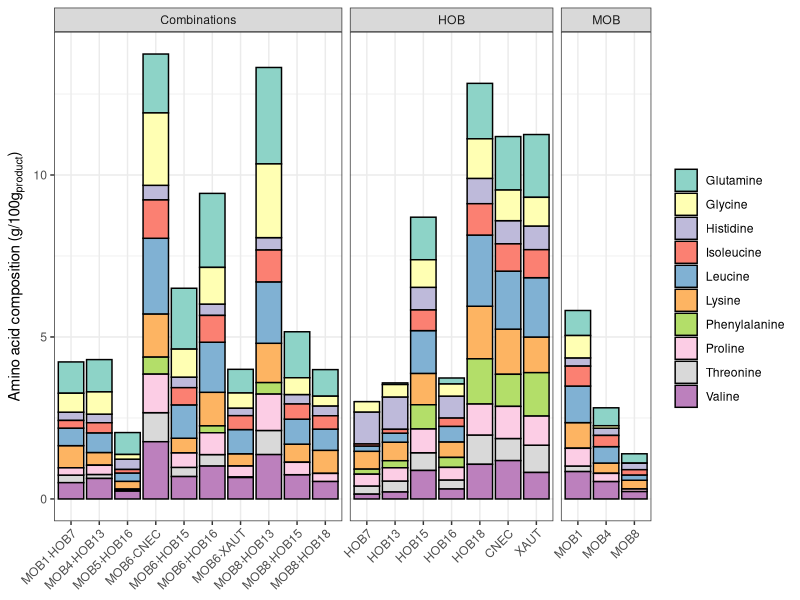
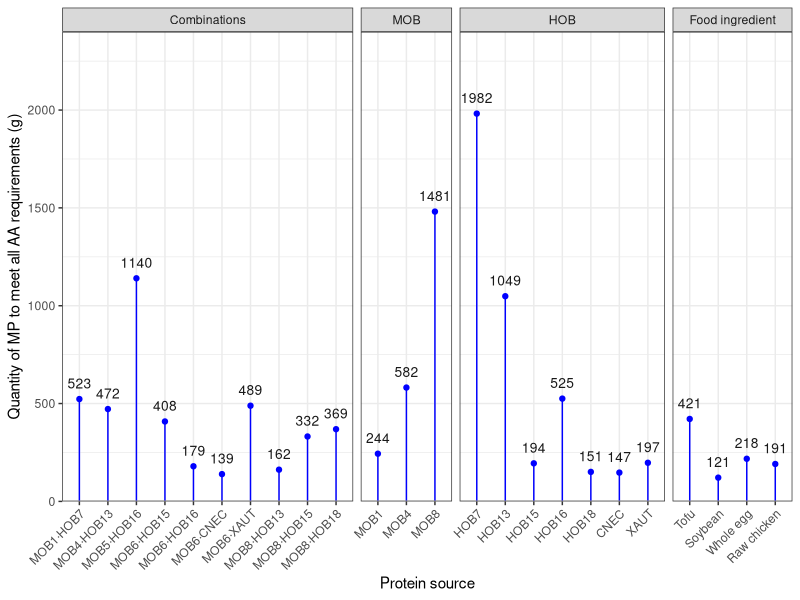
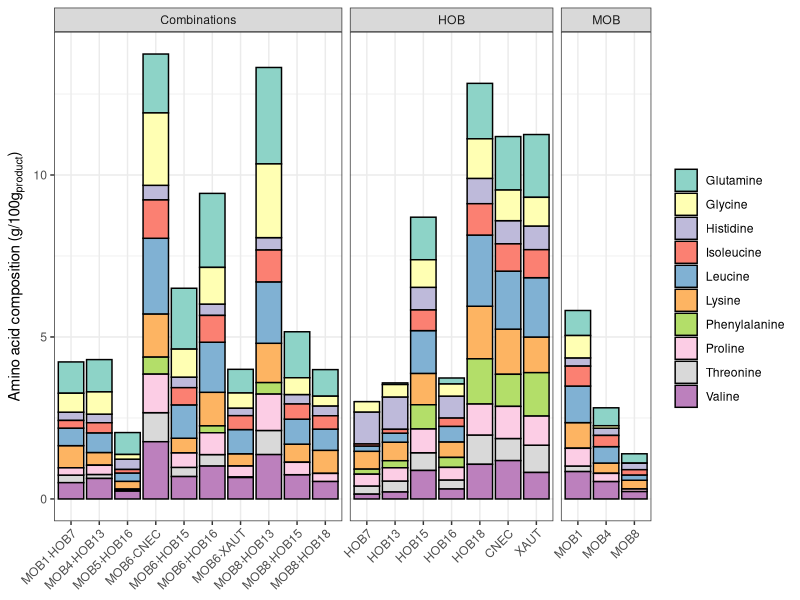
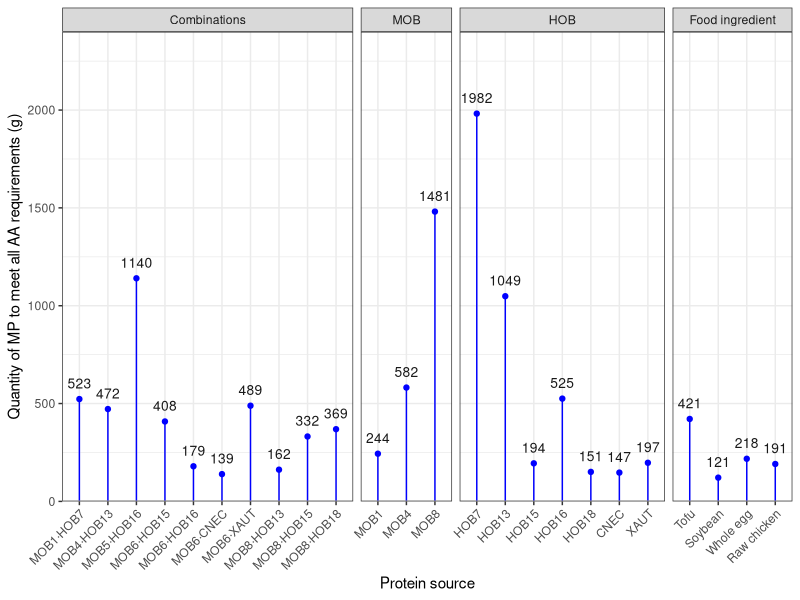

The R source for these figures, in order:
#### Load required packages ----------------------------------------------------
library(tidyverse)
library(readxl)
#### Load required data --------------------------------------------------------
fig4dat <- read_xlsx(path="source_files/Amino_acids.xlsx",sheet="fig4_for_R")
fig5dat <- read_xlsx(path="source_files/Amino_acids.xlsx",sheet="fig5_for_R")
#### Data wrangling ------------------------------------------------------------
fig4dat.long <- fig4dat %>% pivot_longer(cols = `MOB1·HOB7`:XAUT)
fig4dat.long$comborpure <- "Combinations"
fig4dat.long$comborpure[!(grepl("HOB",fig4dat.long$name)|
                            grepl("CNEC",fig4dat.long$name)|
                            grepl("XAUT",fig4dat.long$name))] <- "MOB"

fig4dat.long$comborpure[(!grepl("MOB",fig4dat.long$name)|
                           grepl("CNEC",fig4dat.long$name)|
                           grepl("XAUT",fig4dat.long$name))] <- "HOB"
fig4dat.long$comborpure[fig4dat.long$name=="MOB6·CNEC"|
                          fig4dat.long$name=="MOB6·XAUT"] <- "Combinations"
fig4dat.long$name <- factor(fig4dat.long$name, levels=c("HOB7","HOB13","HOB15",
                                                        "HOB16","HOB18",
                                                        "CNEC","XAUT","MOB1","MOB4","MOB8",
                                                        "MOB1·HOB7","MOB4·HOB13","MOB5·HOB16",
                                                        "MOB6·CNEC","MOB6·HOB15","MOB6·HOB16",
                                                        "MOB6·XAUT","MOB8·HOB13","MOB8·HOB15",
                                                        "MOB8·HOB18"))
fig5dat$Category[fig5dat$Category=="Foodstuff"] <- "Food ingredient"
fig5dat$Category <- factor(fig5dat$Category, levels=c("Combinations","MOB",
                                                      "HOB","Food ingredient"))
fig5dat$`Protein source`[fig5dat$`Protein source`=="Tofu from soybean"] <- "Tofu"

fig5dat$`Protein source` <- factor(fig5dat$`Protein source`,
                                   levels=c("MOB1·HOB7","MOB4·HOB13",
                                            "MOB5·HOB16","MOB6·HOB15",
                                            "MOB6·HOB16","MOB6·CNEC",
                                            "MOB6·XAUT","MOB8·HOB13",
                                            "MOB8·HOB15","MOB8·HOB18",
                                            "MOB1","MOB4","MOB8","HOB7","HOB13",
                                            "HOB15","HOB16","HOB18","CNEC",
                                            "XAUT","Tofu","Soybean","Whole egg",
                                            "Raw chicken"))
#### Plotting fig 4-------------------------------------------------------------
fig4.plot <- fig4dat.long %>% ggplot(aes(x=name,y=value,fill=AA))
fig4.plot + geom_bar(stat="identity",colour="black") + 
  facet_grid(~comborpure,drop = TRUE,scales="free_x",space="free")+
  scale_fill_brewer(name="",palette = "Set3")+
  ylab(expression(paste("Amino acid composition (g/100",g[product],")")))+
  theme_bw()+
  theme(axis.text.x = element_text(angle = 45,hjust=1),
        axis.title.x = element_blank())
ggsave(filename = "Figure4.tiff",device = "tiff",width = 180,height=110,
       units="mm",dpi = 300)

#### Plotting fig 5-------------------------------------------------------------
fig5.plot <- fig5dat %>% ggplot(aes(x=`Protein source`,
                                    y=`Quantity of MP to meet all AA requirements (g)`,
                                    label=round(`Quantity of MP to meet all AA requirements (g)`)))
fig5.plot + geom_point(color="blue") + 
  geom_segment(aes(y=4,
                   yend=`Quantity of MP to meet all AA requirements (g)`,
                   xend=`Protein source`),color="blue") +
  geom_text(nudge_y = 80,alpha=0.9,size=3.5)+
  scale_y_continuous(expand = c(0, 0), limits = c(0, 2400)) +
  facet_grid(~Category,drop=TRUE,scales="free_x",space="free") +
  theme_bw() +
  theme(axis.text.x = element_text(angle=45,hjust = 1))

ggsave(filename = "Figure5.tiff",device = "tiff",width = 180,height=110,
       units="mm",dpi = 300)
